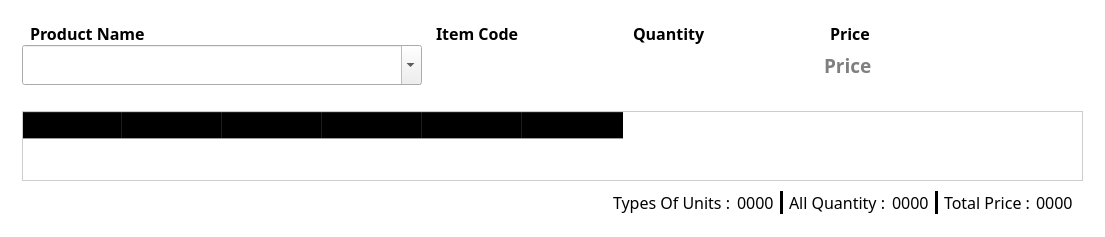
                     <widget class="QFrame" name="frame_20">
                      <property name="styleSheet">
                       <string notr="true">#frame_20{
background-color: rgba(255, 255, 255, 50);
padding-left:10px;
}
QFrame{
	background-color: rgba(255, 255, 255, 0);
}
</string>
                      </property>
                      <property name="frameShape">
                       <enum>QFrame::StyledPanel</enum>
                      </property>
                      <property name="frameShadow">
                       <enum>QFrame::Raised</enum>
                      </property>
                      <layout class="QVBoxLayout" name="verticalLayout_9">
                       <item>
                        <widget class="QFrame" name="frame_22">
                         <property name="sizePolicy">
                          <sizepolicy hsizetype="Preferred" vsizetype="Fixed">
                           <horstretch>0</horstretch>
                           <verstretch>0</verstretch>
                          </sizepolicy>
                         </property>
                         <property name="styleSheet">
                          <string notr="true">QLabel{
padding-left:4px;
padding-bottom:0px;
}</string>
                         </property>
                         <property name="frameShape">
                          <enum>QFrame::StyledPanel</enum>
                         </property>
                         <property name="frameShadow">
                          <enum>QFrame::Raised</enum>
                         </property>
                         <layout class="QHBoxLayout" name="horizontalLayout_12">
                          <property name="spacing">
                           <number>6</number>
                          </property>
                          <item>
                           <layout class="QVBoxLayout" name="verticalLayout_10">
                            <property name="spacing">
                             <number>0</number>
                            </property>
                            <item>
                             <widget class="QLabel" name="label_10">
                              <property name="font">
                               <font>
                                <family>Horyzen</family>
                                <pointsize>12</pointsize>
                                <weight>75</weight>
                                <bold>true</bold>
                               </font>
                              </property>
                              <property name="text">
                               <string>Product Name</string>
                              </property>
                             </widget>
                            </item>
                            <item>
                             <widget class="QComboBox" name="comboBox_2">
                              <property name="minimumSize">
                               <size>
                                <width>400</width>
                                <height>40</height>
                               </size>
                              </property>
                              <property name="font">
                               <font>
                                <family>Horyzen</family>
                                <pointsize>14</pointsize>
                               </font>
                              </property>
                              <property name="editable">
                               <bool>true</bool>
                              </property>
                              <property name="currentText">
                               <string/>
                              </property>
                             </widget>
                            </item>
                           </layout>
                          </item>
                          <item>
                           <layout class="QVBoxLayout" name="verticalLayout_26">
                            <property name="spacing">
                             <number>0</number>
                            </property>
                            <item>
                             <widget class="QLabel" name="label_20">
                              <property name="font">
                               <font>
                                <family>Horyzen</family>
                                <pointsize>12</pointsize>
                                <weight>75</weight>
                                <bold>true</bold>
                               </font>
                              </property>
                              <property name="text">
                               <string>Item Code</string>
                              </property>
                             </widget>
                            </item>
                            <item>
                             <widget class="QLineEdit" name="lineEdit_12">
                              <property name="enabled">
                               <bool>true</bool>
                              </property>
                              <property name="minimumSize">
                               <size>
                                <width>0</width>
                                <height>40</height>
                               </size>
                              </property>
                              <property name="font">
                               <font>
                                <family>Horyzen</family>
                                <pointsize>14</pointsize>
                                <weight>75</weight>
                                <bold>true</bold>
                               </font>
                              </property>
                              <property name="frame">
                               <bool>false</bool>
                              </property>
                              <property name="placeholderText">
                               <string/>
                              </property>
                             </widget>
                            </item>
                           </layout>
                          </item>
                          <item>
                           <layout class="QVBoxLayout" name="verticalLayout_11">
                            <property name="spacing">
                             <number>0</number>
                            </property>
                            <item>
                             <widget class="QLabel" name="label_11">
                              <property name="font">
                               <font>
                                <family>Horyzen</family>
                                <pointsize>12</pointsize>
                                <weight>75</weight>
                                <bold>true</bold>
                               </font>
                              </property>
                              <property name="text">
                               <string>Quantity</string>
                              </property>
                             </widget>
                            </item>
                            <item>
                             <widget class="QLineEdit" name="lineEdit_4">
                              <property name="minimumSize">
                               <size>
                                <width>0</width>
                                <height>40</height>
                               </size>
                              </property>
                              <property name="font">
                               <font>
                                <family>Horyzen</family>
                                <pointsize>14</pointsize>
                                <weight>75</weight>
                                <bold>true</bold>
                               </font>
                              </property>
                              <property name="inputMethodHints">
                               <set>Qt::ImhPreferNumbers</set>
                              </property>
                              <property name="frame">
                               <bool>false</bool>
                              </property>
                             </widget>
                            </item>
                           </layout>
                          </item>
                          <item>
                           <layout class="QVBoxLayout" name="verticalLayout_12">
                            <property name="spacing">
                             <number>0</number>
                            </property>
                            <item>
                             <widget class="QLabel" name="label_12">
                              <property name="font">
                               <font>
                                <family>Horyzen</family>
                                <pointsize>12</pointsize>
                                <weight>75</weight>
                                <bold>true</bold>
                               </font>
                              </property>
                              <property name="text">
                               <string>Price</string>
                              </property>
                             </widget>
                            </item>
                            <item>
                             <widget class="QLineEdit" name="lineEdit_5">
                              <property name="enabled">
                               <bool>false</bool>
                              </property>
                              <property name="minimumSize">
                               <size>
                                <width>0</width>
                                <height>40</height>
                               </size>
                              </property>
                              <property name="font">
                               <font>
                                <family>Horyzen</family>
                                <pointsize>14</pointsize>
                                <weight>75</weight>
                                <bold>true</bold>
                               </font>
                              </property>
                              <property name="frame">
                               <bool>false</bool>
                              </property>
                              <property name="placeholderText">
                               <string>Price</string>
                              </property>
                             </widget>
                            </item>
                           </layout>
                          </item>
                          <item>
                           <widget class="QPushButton" name="pushButton_11">
                            <property name="sizePolicy">
                             <sizepolicy hsizetype="Minimum" vsizetype="Preferred">
                              <horstretch>0</horstretch>
                              <verstretch>0</verstretch>
                             </sizepolicy>
                            </property>
                            <property name="minimumSize">
                             <size>
                              <width>64</width>
                              <height>40</height>
                             </size>
                            </property>
                            <property name="maximumSize">
                             <size>
                              <width>1000</width>
                              <height>1000</height>
                             </size>
                            </property>
                            <property name="cursor">
                             <cursorShape>PointingHandCursor</cursorShape>
                            </property>
                            <property name="styleSheet">
                             <string notr="true">QPushButton{
border-radius:10px;
}
QPushButton:hover{
border:2px solid rgb(255,61,35);
}</string>
                            </property>
                            <property name="text">
                             <string/>
                            </property>
                            <property name="icon">
                             <iconset resource="Resource/Resource.qrc">
                              <normaloff>:/img/add.png</normaloff>:/img/add.png</iconset>
                            </property>
                            <property name="iconSize">
                             <size>
                              <width>32</width>
                              <height>32</height>
                             </size>
                            </property>
                            <property name="shortcut">
                             <string>Return</string>
                            </property>
                           </widget>
                          </item>
                         </layout>
                        </widget>
                       </item>
                       <item>
                        <widget class="QFrame" name="frame_23">
                         <property name="frameShape">
                          <enum>QFrame::StyledPanel</enum>
                         </property>
                         <property name="frameShadow">
                          <enum>QFrame::Raised</enum>
                         </property>
                         <layout class="QVBoxLayout" name="verticalLayout_13">
                          <property name="spacing">
                           <number>0</number>
                          </property>
                          <property name="bottomMargin">
                           <number>0</number>
                          </property>
                          <item>
                           <widget class="QTableWidget" name="tableWidget">
                            <property name="styleSheet">
                             <string notr="true">color: rgb(0, 0, 0);
background-color: rgba(255, 255, 255, 220);</string>
                            </property>
                            <property name="sizeAdjustPolicy">
                             <enum>QAbstractScrollArea::AdjustToContents</enum>
                            </property>
                            <column>
                             <property name="text">
                              <string>Item Code</string>
                             </property>
                             <property name="font">
                              <font>
                               <family>Horyzen</family>
                               <pointsize>12</pointsize>
                              </font>
                             </property>
                             <property name="background">
                              <color alpha="0">
                               <red>0</red>
                               <green>0</green>
                               <blue>0</blue>
                              </color>
                             </property>
                            </column>
                            <column>
                             <property name="text">
                              <string>Product Name</string>
                             </property>
                             <property name="font">
                              <font>
                               <family>Horyzen</family>
                               <pointsize>12</pointsize>
                              </font>
                             </property>
                            </column>
                            <column>
                             <property name="text">
                              <string>Quantity</string>
                             </property>
                             <property name="font">
                              <font>
                               <family>Horyzen</family>
                               <pointsize>12</pointsize>
                              </font>
                             </property>
                            </column>
                            <column>
                             <property name="text">
                              <string>Unit Price</string>
                             </property>
                             <property name="font">
                              <font>
                               <family>Horyzen</family>
                               <pointsize>12</pointsize>
                              </font>
                             </property>
                            </column>
                            <column>
                             <property name="text">
                              <string>Price</string>
                             </property>
                             <property name="font">
                              <font>
                               <family>Horyzen</family>
                               <pointsize>12</pointsize>
                              </font>
                             </property>
                            </column>
                            <column>
                             <property name="text">
                              <string>Action</string>
                             </property>
                             <property name="font">
                              <font>
                               <family>Horyzen</family>
                               <pointsize>12</pointsize>
                              </font>
                             </property>
                            </column>
                           </widget>
                          </item>
                          <item>
                           <widget class="QFrame" name="frame_24">
                            <property name="minimumSize">
                             <size>
                              <width>0</width>
                              <height>20</height>
                             </size>
                            </property>
                            <property name="font">
                             <font>
                              <family>Horyzen</family>
                              <pointsize>10</pointsize>
                             </font>
                            </property>
                            <property name="frameShape">
                             <enum>QFrame::StyledPanel</enum>
                            </property>
                            <property name="frameShadow">
                             <enum>QFrame::Raised</enum>
                            </property>
                            <layout class="QHBoxLayout" name="horizontalLayout_14">
                             <item>
                              <spacer name="horizontalSpacer_2">
                               <property name="orientation">
                                <enum>Qt::Horizontal</enum>
                               </property>
                               <property name="sizeHint" stdset="0">
                                <size>
                                 <width>40</width>
                                 <height>20</height>
                                </size>
                               </property>
                              </spacer>
                             </item>
                             <item>
                              <widget class="QLabel" name="label_25">
                               <property name="font">
                                <font>
                                 <family>Horyzen</family>
                                 <pointsize>12</pointsize>
                                </font>
                               </property>
                               <property name="text">
                                <string>Types Of Units :</string>
                               </property>
                              </widget>
                             </item>
                             <item>
                              <widget class="QLabel" name="label_26">
                               <property name="font">
                                <font>
                                 <family>Horyzen</family>
                                 <pointsize>12</pointsize>
                                </font>
                               </property>
                               <property name="text">
                                <string>0000</string>
                               </property>
                              </widget>
                             </item>
                             <item>
                              <widget class="Line" name="line">
                               <property name="styleSheet">
                                <string notr="true">background-color: rgb(255, 255, 255);</string>
                               </property>
                               <property name="frameShadow">
                                <enum>QFrame::Plain</enum>
                               </property>
                               <property name="lineWidth">
                                <number>10</number>
                               </property>
                               <property name="orientation">
                                <enum>Qt::Vertical</enum>
                               </property>
                              </widget>
                             </item>
                             <item>
                              <widget class="QLabel" name="label_21">
                               <property name="font">
                                <font>
                                 <family>Horyzen</family>
                                 <pointsize>12</pointsize>
                                </font>
                               </property>
                               <property name="text">
                                <string>All Quantity :</string>
                               </property>
                              </widget>
                             </item>
                             <item>
                              <widget class="QLabel" name="label_24">
                               <property name="font">
                                <font>
                                 <family>Horyzen</family>
                                 <pointsize>12</pointsize>
                                </font>
                               </property>
                               <property name="text">
                                <string>0000</string>
                               </property>
                              </widget>
                             </item>
                             <item>
                              <widget class="Line" name="line_2">
                               <property name="styleSheet">
                                <string notr="true">background-color: rgb(255, 255, 255);</string>
                               </property>
                               <property name="frameShadow">
                                <enum>QFrame::Plain</enum>
                               </property>
                               <property name="lineWidth">
                                <number>10</number>
                               </property>
                               <property name="orientation">
                                <enum>Qt::Vertical</enum>
                               </property>
                              </widget>
                             </item>
                             <item>
                              <widget class="QLabel" name="label_23">
                               <property name="font">
                                <font>
                                 <family>Horyzen</family>
                                 <pointsize>12</pointsize>
                                </font>
                               </property>
                               <property name="text">
                                <string>Total Price :</string>
                               </property>
                              </widget>
                             </item>
                             <item>
                              <widget class="QLabel" name="label_22">
                               <property name="font">
                                <font>
                                 <family>Horyzen</family>
                                 <pointsize>12</pointsize>
                                </font>
                               </property>
                               <property name="text">
                                <string>0000</string>
                               </property>
                              </widget>
                             </item>
                            </layout>
                           </widget>
                          </item>
                         </layout>
                        </widget>
                       </item>
                      </layout>
                     </widget>
